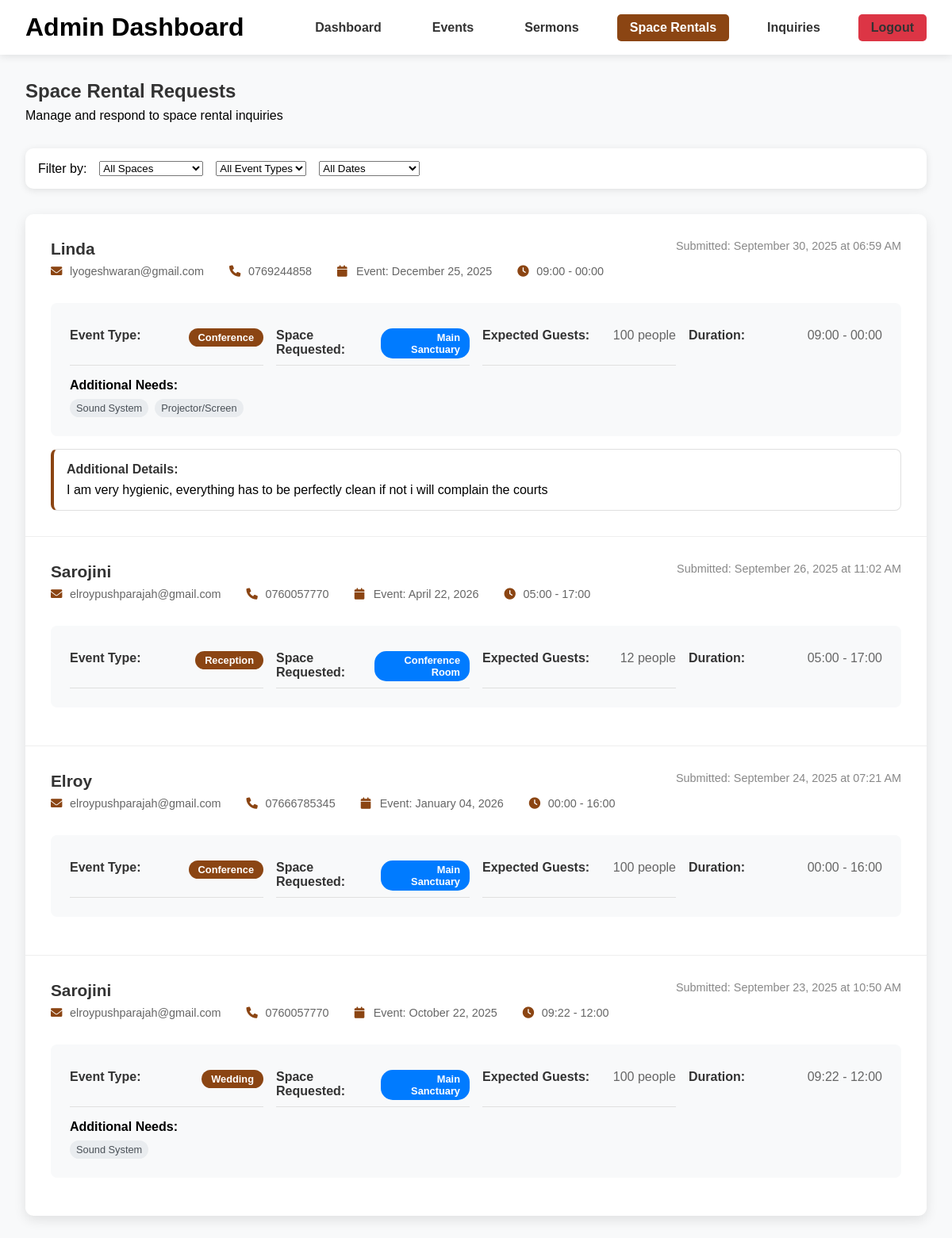
/admin/space-rentals (signed in), run on an earlier commit of the app's database.
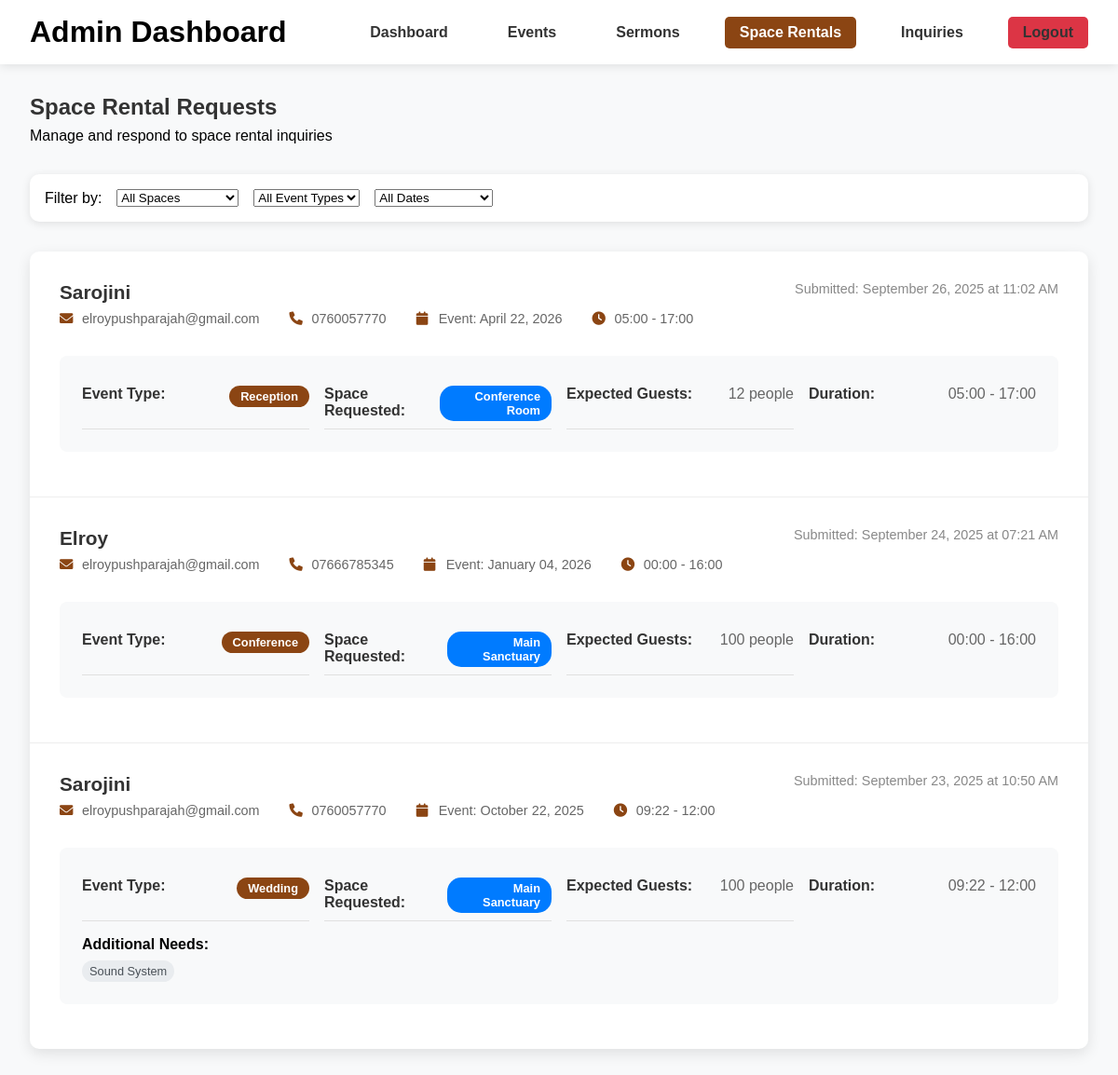
And on a later commit of the database.
### app.py (models this page shows, shortened)
class SpaceRental(db.Model):
    id = db.Column(db.Integer, primary_key=True)
    name = db.Column(db.String(100), nullable=False)
    phone = db.Column(db.String(20), nullable=False)
    email = db.Column(db.String(100), nullable=False)
    event_type = db.Column(db.String(100), nullable=False)
    space_requested = db.Column(db.String(100), nullable=False)
    event_date = db.Column(db.Date, nullable=False)
    start_time = db.Column(db.String(20), nullable=False)
    end_time = db.Column(db.String(20), nullable=False)
    guest_count = db.Column(db.Integer, nullable=False)
    additional_needs = db.Column(db.Text)
    message = db.Column(db.Text)
    created_at = db.Column(db.DateTime, default=datetime.utcnow)

### app.py (the view)
@app.route('/admin/space-rentals')
def admin_space_rentals():
    if 'admin_id' not in session:
        return redirect(url_for('admin_login'))
    try:
        rentals = SpaceRental.query.order_by(SpaceRental.created_at.desc()).all()
        return render_template('admin_space_rentals.html', rentals=rentals)
    except Exception as e:
        print(f"Space rentals error: {e}")
        flash('Error loading space rentals', 'error')
        return redirect(url_for('admin_dashboard'))

### templates/admin_space_rentals.html (shortened to what this page needs)
<!DOCTYPE html>
<html lang="en">
<head>
    <link href="https://cdnjs.cloudflare.com/ajax/libs/font-awesome/6.0.0/css/all.min.css" rel="stylesheet">
</head>
<body>
    <header class="admin-header">
        <h1>Admin Dashboard</h1>
        <nav class="admin-nav">
            <a href="{{ url_for('admin_dashboard') }}">Dashboard</a>
            <a href="{{ url_for('admin_events') }}">Events</a>
            <a href="{{ url_for('admin_sermons') }}">Sermons</a>
            <a href="{{ url_for('admin_space_rentals') }}" class="active">Space Rentals</a>
            <a href="{{ url_for('admin_inquiries') }}">Inquiries</a>
            <a href="{{ url_for('admin_logout') }}" class="logout-btn">Logout</a>
        </nav>
    </header>
    <main class="admin-content">
        <div class="page-header">
            <h2>Space Rental Requests</h2>
            <p>Manage and respond to space rental inquiries</p>
        </div>
        <div class="filter-section">
            <div class="filter-row">
                <label>Filter by:</label>
                <select id="space-filter" onchange="filterRentals()">
                    <option value="">All Spaces</option>
                </select>
                <select id="event-filter" onchange="filterRentals()">
                    <option value="">All Event Types</option>
                </select>
                <select id="date-filter" onchange="filterRentals()">
                    <option value="">All Dates</option>
                </select>
            </div>
        </div>
        <div class="rentals-list">
            {% if rentals %}
                {% for rental in rentals %}
                    <div class="rental-item" data-space="{{ rental.space_requested }}" data-event="{{ rental.event_type }}" data-date="{{ rental.event_date }}">
                        <div class="rental-header">
                            <div class="rental-info">
                                <h3>{{ rental.name }}</h3>
                                <div class="contact-info">
                                    <span><i class="fas fa-envelope"></i> {{ rental.email }}</span>
                                    <span><i class="fas fa-phone"></i> {{ rental.phone }}</span>
                                    <span><i class="fas fa-calendar"></i> Event: {{ rental.event_date.strftime('%B %d, %Y') }}</span>
                                    <span><i class="fas fa-clock"></i> {{ rental.start_time }} - {{ rental.end_time }}</span>
                                </div>
                            </div>
                            <div class="rental-date">
                                Submitted: {{ rental.created_at.strftime('%B %d, %Y at %I:%M %p') }}
                            </div>
                        </div>
                        <div class="rental-details">
                            <div class="detail-grid">
                                <div class="detail-item">
                                    <span class="detail-label">Event Type:</span>
                                    <span class="detail-value">
                                        <span class="event-badge">{{ rental.event_type }}</span>
                                    </span>
                                </div>
                                <div class="detail-item">
                                    <span class="detail-label">Space Requested:</span>
                                    <span class="detail-value">
                                        <span class="space-badge">{{ rental.space_requested }}</span>
                                    </span>
                                </div>
                                <div class="detail-item">
                                    <span class="detail-label">Expected Guests:</span>
                                    <span class="detail-value">{{ rental.guest_count }} people</span>
                                </div>
                                <div class="detail-item">
                                    <span class="detail-label">Duration:</span>
                                    <span class="detail-value">{{ rental.start_time }} - {{ rental.end_time }}</span>
                                </div>
                            </div>
                            {% if rental.additional_needs %}
                                <div class="additional-needs">
                                    <strong>Additional Needs:</strong>
                                    <div class="needs-list">
                                        {% for need in rental.additional_needs.split(', ') %}
                                            {% if need %}
                                                <span class="need-tag">{{ need }}</span>
                                            {% endif %}
                                        {% endfor %}
                                    </div>
                                </div>
                            {% endif %}
                        </div>
                        {% if rental.message %}
                            <div class="rental-message">
                                <h4>Additional Details:</h4>
                                <p>{{ rental.message }}</p>
                            </div>
                        {% endif %}
                    </div>
                {% endfor %}
            {% else %}
                <div class="no-rentals">
                    <i class="fas fa-calendar-times" style="font-size: 3rem; color: #ccc; margin-bottom: 1rem;"></i>
                    <h3>No rental requests yet</h3>
                    <p>When people submit space rental requests, they will appear here.</p>
                </div>
            {% endif %}
        </div>
    </main>
</body>
</html>

### templates/admin_space_rentals.html (style rules this page uses)
* { margin: 0; padding: 0; box-sizing: border-box; }
body { font-family: Arial, sans-serif; background: #f8f9fa; }
.admin-header { background: white; padding: 1rem 2rem; box-shadow: 0 2px 10px rgba(0,0,0,0.1); display: flex; justify-content: space-between; align-items: center; }
.admin-nav { display: flex; gap: 2rem; }
.admin-nav a { text-decoration: none; color: #333; font-weight: bold; padding: 0.5rem 1rem; border-radius: 5px; transition: background 0.3s ease; }
.admin-nav a:hover, .admin-nav a.active { background: #8B4513; color: white; }
.logout-btn { background: #dc3545; color: white; padding: 0.5rem 1rem; border: none; border-radius: 5px; text-decoration: none; }
.admin-content { padding: 2rem; max-width: 1200px; margin: 0 auto; }
.page-header { margin-bottom: 2rem; }
.page-header h2 { color: #333; margin-bottom: 0.5rem; }
.rentals-list { background: white; border-radius: 10px; box-shadow: 0 5px 15px rgba(0,0,0,0.1); overflow: hidden; }
.rental-item { padding: 2rem; border-bottom: 1px solid #eee; }
.rental-item:last-child { border-bottom: none; }
.rental-header { display: flex; justify-content: space-between; align-items: flex-start; margin-bottom: 1rem; }
.rental-info h3 { color: #333; margin-bottom: 0.5rem; font-size: 1.3rem; }
.contact-info { display: flex; gap: 2rem; margin-bottom: 1rem; flex-wrap: wrap; }
.contact-info span { display: flex; align-items: center; gap: 0.5rem; color: #666; font-size: 0.9rem; }
.contact-info i { color: #8B4513; width: 16px; }
.rental-date { font-size: 0.9rem; color: #888; }
.rental-details { background: #f8f9fa; padding: 1.5rem; border-radius: 8px; margin-bottom: 1rem; }
.detail-grid { display: grid; grid-template-columns: repeat(auto-fit, minmax(200px, 1fr)); gap: 1rem; }
.detail-item { display: flex; justify-content: space-between; padding: 0.5rem 0; border-bottom: 1px solid #e0e0e0; }
.detail-item:last-child { border-bottom: none; }
.detail-label { font-weight: bold; color: #333; }
.detail-value { color: #666; text-align: right; }
.event-badge { display: inline-block; background: #8B4513; color: white; padding: 0.25rem 0.75rem; border-radius: 15px; font-size: 0.8rem; font-weight: bold; }
.space-badge { display: inline-block; background: #007bff; color: white; padding: 0.25rem 0.75rem; border-radius: 15px; font-size: 0.8rem; font-weight: bold; }
.additional-needs { margin-top: 1rem; }
.needs-list { display: flex; flex-wrap: wrap; gap: 0.5rem; margin-top: 0.5rem; }
.need-tag { background: #e9ecef; color: #495057; padding: 0.25rem 0.5rem; border-radius: 12px; font-size: 0.8rem; }
.filter-section { background: white; padding: 1rem; border-radius: 10px; margin-bottom: 2rem; box-shadow: 0 2px 10px rgba(0,0,0,0.1); }
.filter-row { display: flex; gap: 1rem; align-items: center; flex-wrap: wrap; }

What changed in the data, as far as the page shows it:
removed SpaceRental: name "Linda", email "lyogeshwaran@gmail.com", phone "0769244858", event_date "December 25, 2025", start_time "09:00", end_time "00:00", created_at "September 30, 2025 at 06:59 AM", event_type "Conference", space_requested "Main Sanctuary", guest_count "100", need "Sound System" "Projector/Screen", message "I am very hygienic, everything has to be perfectly clean if not i will complain the courts", shown under "Space Rental Requests"
